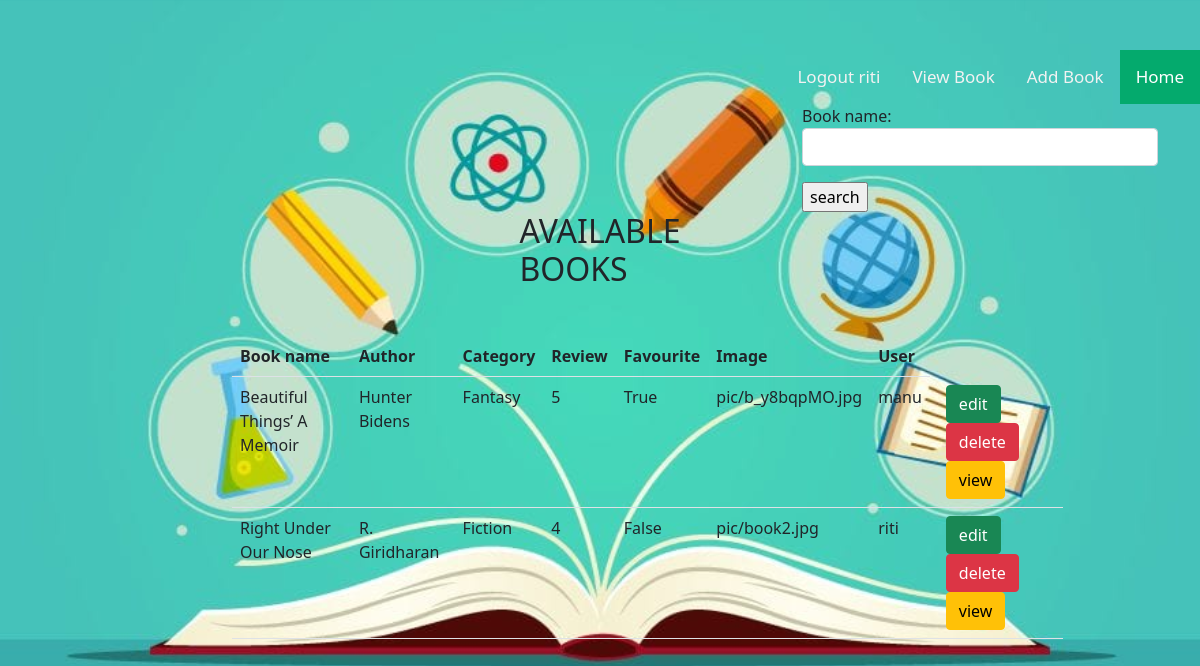
Page /getboks (signed in) on the committed database.
### book/models.py (models this page shows, shortened)
class books(models.Model):
    CATEGORY = (
        ('Fantasy', 'Fantasy'),
        ('Literary', 'Literary'),
        ('Mystery', 'Mystery'),
        ('Non-Fiction', 'Non-Fiction'),
        ('Science', 'Science'),
        ('Fiction', 'Fiction'),
        ('Thriller', 'Thriller'),
    )
    book_name=models.CharField(max_length=200,unique=True)
    author=models.CharField(max_length=200)
    category=models.CharField(max_length=200,choices=CATEGORY, null=True)
    review = models.IntegerField(null=True)
    favourites = models.BooleanField(default=True)
    image = models.ImageField(upload_to='pic', blank=True)
    user = models.ForeignKey(User, on_delete=models.CASCADE, null=True)

### book/views.py (the view, shortened to what this page needs)
# urls.py: path("getboks",get_books,name="getbook"),
def get_books(request):
    if request.user.is_authenticated:
        form=SearchForm()
        context = {}
        boks=books.objects.all()
        context["boks"]=boks
        context["form"]=form
        return render(request,"book_list.html",context)
    else:
        return redirect("signin")

### book/forms.py
class SearchForm(forms.Form):
    book_name=forms.CharField(max_length=50,widget=(forms.TextInput(attrs={'class':"form-control"})))

### book/templates/book_list.html (shortened to what this page needs)
<!DOCTYPE html>
{%extends 'base.html'%}
{%block   body_block%}
<div class="container">
    <div class="row">
        <div class="col-4"></div>
        <div class="col-4"></div>
        <div class="col-4">
            <form action="" method="post">
                {{form.as_p}}
                <input type="submit" value="search">
            </form>
        </div>
    </div>
<div class="row">
    <div class="col-2"></div>
    <div class="col-9">
     <h2>AVAILABLE BOOKS</h2>
        <table class="table mt-5">
            <tr>
                <th>Book name</th>
                <th>Author</th>
                <th>Category</th>
                <th>Review</th>
                <th>Favourite</th>
                <th>Image</th>
                <th>User</th>
            </tr>
            {%if boks%}
            {%for book in boks%}
            <tr>
                <td>{{book.book_name}}</td>
                <td>{{book.author}}</td>
                <td>{{book.category}}</td>
                <td>{{book.review}}</td>
                <td>{{book.favourites}}</td>
                <td>{{book.image}}</td>
                <td>{{book.user}}</td>
                <td>
                    <a class="btn btn-success ms-2" href="{%url 'change' book.id%}">edit</a>
                    <a class="btn btn-danger ms-2" href="{%url 'remove' book.id%}">delete</a>
                    <a class="btn btn-warning ms-2" href="{%url 'details' book.id%}">view</a>
                </td>
            </tr>
            {%endfor%}
            {%else%}
            <tr>
                <td colspan="8">
                    <h3>NO Books Found</h3>
                </td>
            </tr>
            {%endif%}
        </table>
    </div>
</div>
    </div>
{%endblock%}

### book/templates/base.html (shortened to what this page needs)
<!DOCTYPE html>
{%load static%}
<html lang="en">
<head>
    <link href="https://cdn.jsdelivr.net/npm/bootstrap@5.1.3/dist/css/bootstrap.min.css" rel="stylesheet">
<link rel="stylesheet"href="{%static 'css/style.css'%}">
</head>
<body>
 <div class="topnav">
  <a class="active" href="{%url 'base'%}">Home</a>
   <a href="{%url 'addbook'%}">Add Book</a>
<a href="{%url 'getbook'%}">View Book</a>
     {%if request.user%}
  <a href="{%url 'signout'%}">Logout <span>{{request.user}}</span></a>
        {%endif%}
</div>
{%block body_block%}
{%endblock%}
</body>
</html>

### book/static/css/style.css (style rules this page uses)
.topnav { overflow: hidden; }
.topnav a { float: right; margin-top: 50px; color: #f2f2f2; text-align: center; padding: 14px 16px; text-decoration: none; font-size: 17px; }
.topnav a.active { background-color: #04AA6D; color: white; }
body { width: 100%; height: 400px; background-image: url("../images/Books.jpg"); background-size: 100%; }
h2 { margin-left: auto; margin-right: auto; width: 8em }

### rows in the picture
books: book_name "Beautiful Things’ A Memoir", author "Hunter Bidens", category "Fantasy", review "5", favourites "True", image "pic/b_y8bqpMO.jpg", user "manu"
books: book_name "Right Under Our Nose", author "R. Giridharan", category "Fiction", review "4", favourites "False", image "pic/book2.jpg", user "riti"

### other values in the picture
{{ request.user }} "riti"
